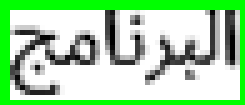
#> input picture 0.png, 49 x 21 px (shown 5 times larger)
$ python test.py
#> lines starting #> are read from the running program, lines starting #| are printed output that depends on the picture; after the words box and inside, x2 and y2 are one past the last pixel; in counts of white or black regions, pixels touching at a corner belong together
import cv2
import numpy as np
# Load as greyscale
im = cv2.imread('0.png', cv2.IMREAD_GRAYSCALE)
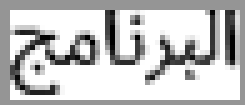
#> im: shape (21, 49) (shown 5 times larger); min 0, max 255, mean 194.4

# Invert
im = 255 - im
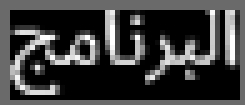
#> im: shape (21, 49) (shown 5 times larger); min 0, max 255, mean 60.6

# Calculate horizontal projection
proj = np.sum(im,0)
#> proj = 49 values, max 2907 at index 46, min 318 at index 44, mean 1273.4

# Create output image same height as text, 500 px wide
m = np.max(proj)
#> m = 2907
w = 49
result = np.zeros((proj.shape[0],49))

# Draw a line for each row
for row in range(im.shape[0]):
    cv2.line(result, (0,row), (int(proj[row]*w/m),row), (255,255,255), 1)
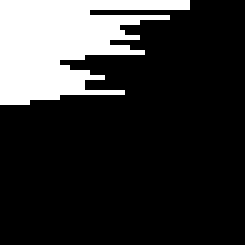
#> result: shape (49, 49) float64 (shown 5 times larger); 19.5% white; 1 white region, box (x1, y1, x2, y2) and area: (0, 0, 38, 21) 469

cv2.imshow('marked areas', result)

$ run again, with input.png copied over 0.png
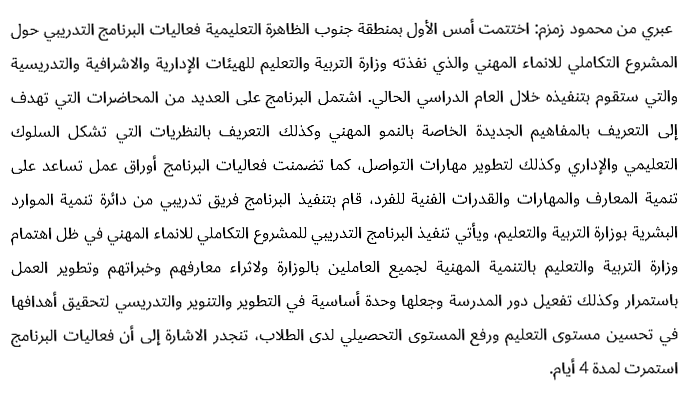
#> input picture input.png, 689 x 398 px
#> im is the input picture: shape (398, 689); min 0, max 255, mean 238
#> `im = 255 - im`:
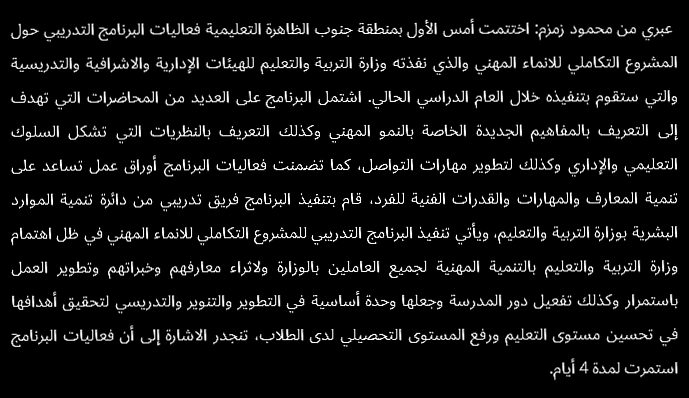
#> im: shape (398, 689); min 0, max 255, mean 17
#> proj = 689 values, max 18842 at index 675, min 0 at index 0, mean 6751.3
#> m = 18842
#> after the loop `for row in range(im.shape[0]):`:
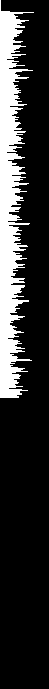
#> result: shape (689, 49) float64; 21% white; 1 white region, box (x1, y1, x2, y2) and area: (0, 0, 34, 398) 7098
